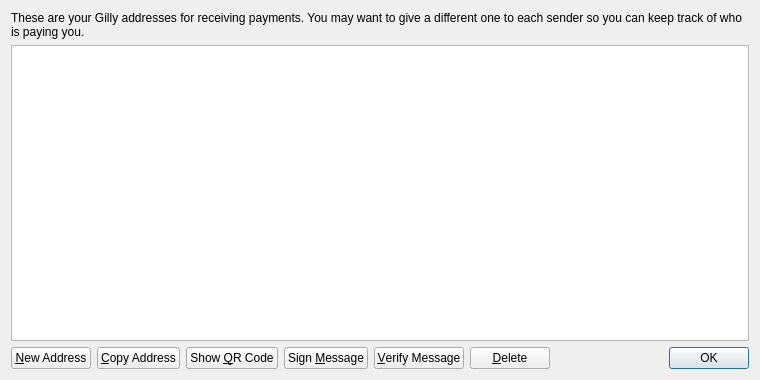
<?xml version="1.0" encoding="UTF-8"?>
<ui version="4.0">
 <class>AddressBookPage</class>
 <widget class="QWidget" name="AddressBookPage">
  <property name="geometry">
   <rect>
    <x>0</x>
    <y>0</y>
    <width>760</width>
    <height>380</height>
   </rect>
  </property>
  <property name="windowTitle">
   <string>Address Book</string>
  </property>
  <layout class="QVBoxLayout" name="verticalLayout">
   <item>
    <widget class="QLabel" name="labelExplanation">
     <property name="text">
      <string>These are your Gilly addresses for receiving payments. You may want to give a different one to each sender so you can keep track of who is paying you.</string>
     </property>
     <property name="textFormat">
      <enum>Qt::PlainText</enum>
     </property>
     <property name="wordWrap">
      <bool>true</bool>
     </property>
    </widget>
   </item>
   <item>
    <widget class="QTableView" name="tableView">
     <property name="contextMenuPolicy">
      <enum>Qt::CustomContextMenu</enum>
     </property>
     <property name="toolTip">
      <string>Double-click to edit address or label</string>
     </property>
     <property name="tabKeyNavigation">
      <bool>false</bool>
     </property>
     <property name="alternatingRowColors">
      <bool>true</bool>
     </property>
     <property name="selectionMode">
      <enum>QAbstractItemView::SingleSelection</enum>
     </property>
     <property name="selectionBehavior">
      <enum>QAbstractItemView::SelectRows</enum>
     </property>
     <property name="sortingEnabled">
      <bool>true</bool>
     </property>
     <attribute name="verticalHeaderVisible">
      <bool>false</bool>
     </attribute>
    </widget>
   </item>
   <item>
    <layout class="QHBoxLayout" name="horizontalLayout">
     <item>
      <widget class="QPushButton" name="newAddressButton">
       <property name="toolTip">
        <string>Create a new address</string>
       </property>
       <property name="text">
        <string>&amp;New Address</string>
       </property>
       <property name="icon">
        <iconset resource="../bitcoin.qrc">
         <normaloff>:/icons/add</normaloff>:/icons/add</iconset>
       </property>
      </widget>
     </item>
     <item>
      <widget class="QPushButton" name="copyToClipboard">
       <property name="toolTip">
        <string>Copy the currently selected address to the system clipboard</string>
       </property>
       <property name="text">
        <string>&amp;Copy Address</string>
       </property>
       <property name="icon">
        <iconset resource="../bitcoin.qrc">
         <normaloff>:/icons/editcopy</normaloff>:/icons/editcopy</iconset>
       </property>
      </widget>
     </item>
     <item>
      <widget class="QPushButton" name="showQRCode">
       <property name="text">
        <string>Show &amp;QR Code</string>
       </property>
       <property name="icon">
        <iconset resource="../bitcoin.qrc">
         <normaloff>:/icons/qrcode</normaloff>:/icons/qrcode</iconset>
       </property>
      </widget>
     </item>
     <item>
      <widget class="QPushButton" name="signMessage">
       <property name="toolTip">
        <string>Sign a message to prove you own a Gilly address</string>
       </property>
       <property name="text">
        <string>Sign &amp;Message</string>
       </property>
       <property name="icon">
        <iconset resource="../bitcoin.qrc">
         <normaloff>:/icons/edit</normaloff>:/icons/edit</iconset>
       </property>
      </widget>
     </item>
     <item>
      <widget class="QPushButton" name="verifyMessage">
       <property name="toolTip">
        <string>Verify a message to ensure it was signed with a specified Gilly address</string>
       </property>
       <property name="text">
        <string>&amp;Verify Message</string>
       </property>
       <property name="icon">
        <iconset resource="../bitcoin.qrc">
         <normaloff>:/icons/transaction_0</normaloff>:/icons/transaction_0</iconset>
       </property>
      </widget>
     </item>
     <item>
      <widget class="QPushButton" name="deleteButton">
       <property name="toolTip">
        <string>Delete the currently selected address from the list</string>
       </property>
       <property name="text">
        <string>&amp;Delete</string>
       </property>
       <property name="icon">
        <iconset resource="../bitcoin.qrc">
         <normaloff>:/icons/remove</normaloff>:/icons/remove</iconset>
       </property>
      </widget>
     </item>
     <item>
      <spacer name="horizontalSpacer">
       <property name="orientation">
        <enum>Qt::Horizontal</enum>
       </property>
       <property name="sizeHint" stdset="0">
        <size>
         <width>40</width>
         <height>20</height>
        </size>
       </property>
      </spacer>
     </item>
     <item>
      <widget class="QDialogButtonBox" name="buttonBox">
       <property name="sizePolicy">
        <sizepolicy hsizetype="Maximum" vsizetype="Fixed">
         <horstretch>0</horstretch>
         <verstretch>0</verstretch>
        </sizepolicy>
       </property>
       <property name="standardButtons">
        <set>QDialogButtonBox::Ok</set>
       </property>
      </widget>
     </item>
    </layout>
   </item>
  </layout>
 </widget>
 <resources>
  <include location="../bitcoin.qrc"/>
 </resources>
 <connections/>
</ui>
